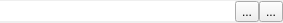
<?xml version="1.0" encoding="UTF-8"?>
<ui version="4.0">
 <class>ResourceStringController</class>
 <widget class="QWidget" name="ResourceStringController">
  <property name="geometry">
   <rect>
    <x>0</x>
    <y>0</y>
    <width>283</width>
    <height>23</height>
   </rect>
  </property>
  <property name="font">
   <font>
    <family>Segoe UI</family>
   </font>
  </property>
  <property name="windowTitle">
   <string>Form</string>
  </property>
  <layout class="QGridLayout" name="gridLayout">
   <property name="margin">
    <number>0</number>
   </property>
   <property name="spacing">
    <number>0</number>
   </property>
   <item row="0" column="0">
    <widget class="QLineEdit" name="lineEdit">
     <property name="frame">
      <bool>false</bool>
     </property>
     <property name="alignment">
      <set>Qt::AlignLeading|Qt::AlignLeft|Qt::AlignVCenter</set>
     </property>
     <property name="readOnly">
      <bool>true</bool>
     </property>
    </widget>
   </item>
   <item row="0" column="1">
    <widget class="QToolButton" name="editButton">
     <property name="toolTip">
      <string>Edit file</string>
     </property>
     <property name="text">
      <string>...</string>
     </property>
    </widget>
   </item>
   <item row="0" column="2">
    <widget class="QToolButton" name="browseButton">
     <property name="toolTip">
      <string>Browse for file</string>
     </property>
     <property name="text">
      <string>...</string>
     </property>
    </widget>
   </item>
  </layout>
 </widget>
 <resources/>
 <connections/>
</ui>
